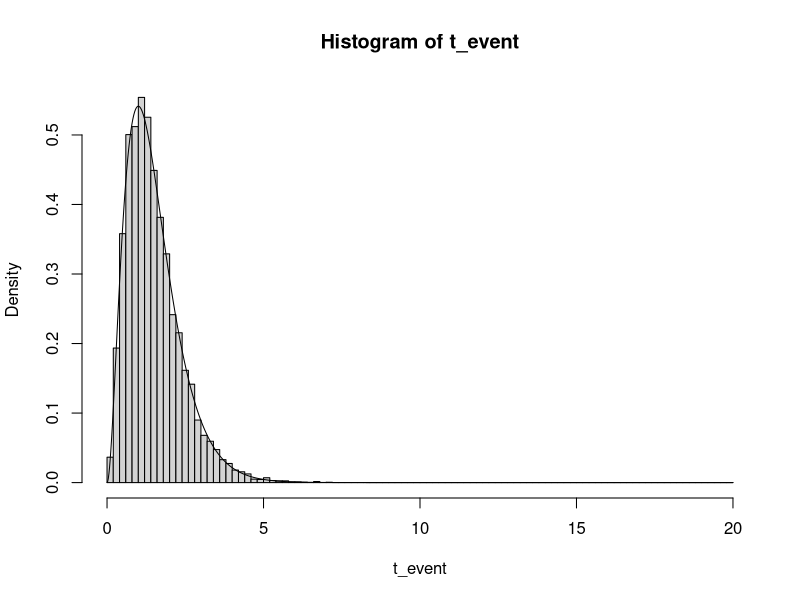
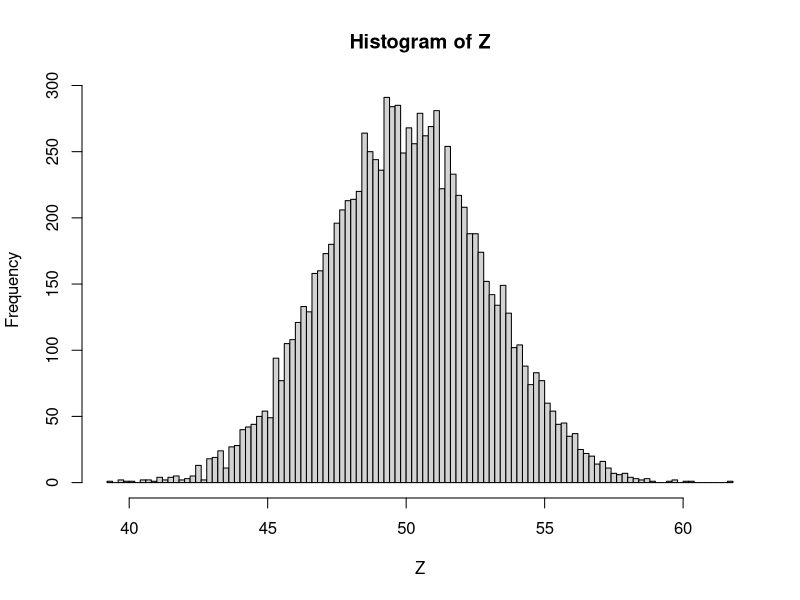

Source code (R) for these figures, in order:
# 02.related_distributions.R
#
# Author: Bob Verity
# Date: 2024-06-07
#
# Purpose:
# Explores the connection between some common probability distributions, namely
# the exponential and the gamma distribution, and the normal distribution as the
# limit of the sum of many random variables.
#
# ------------------------------------------------------------------

# let's explore the connection between the exponential and the gamma

# draw waiting times from an exponential distribution (assumes constant hazard)
reps <- 1e4
event <- 3
lambda <- 2

X <- rexp(reps*event, rate = lambda)

# sum times together to get the next event
t_event <- matrix(X, ncol = event) |>
  rowSums()

# histogram and pdf of time to event
max_t <- 20
hist(t_event, breaks = seq(0, max_t, l = 101), probability = TRUE)

t_vec <- seq(0, max_t, l = 1001)
ft <- dgamma(t_vec, shape = event, rate = lambda)

lines(t_vec, ft)

# ------------------------------------------------------
# let's prove that everything (nearly everything) ends up looking normal when
# summed together

reps <- 1e4
events <- 1e2

# draw X from almost any distribution you want and we should find that it ends
# up looking pretty normal when events is large enough
# for bonus points, try exploring the cauchy distribution (rcauchy) and see if
# this still works! (it doesn't)
X <- runif(reps*events)

# Z is the sum of lots of random variables (X)
Z <- matrix(X, ncol = events) |>
  rowSums()

hist(Z, breaks = 100)

